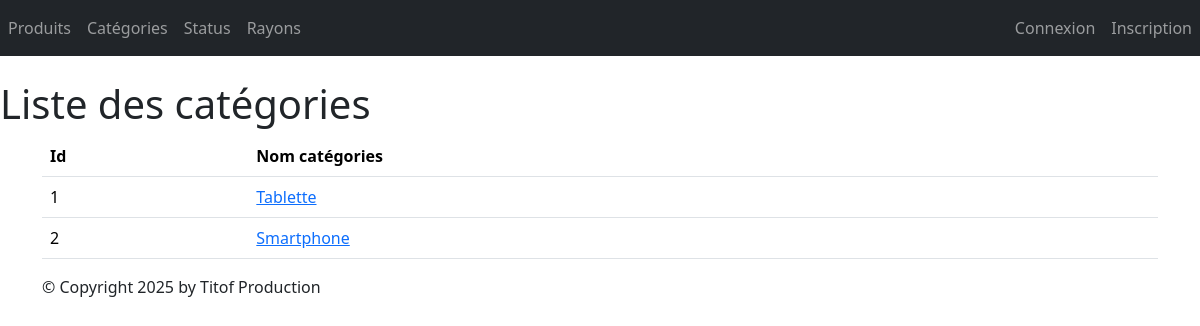
The app's page /monApp/categories/ with its own data.
### monApp/models.py (models this page shows, shortened)
class Categorie(models.Model):
    idCat = models.AutoField(primary_key=True)
    nomCat = models.CharField(max_length=100)

### monApp/views.py (the view)
# urls.py: path("categories/", views.CategorieListView.as_view(), name="lst_cats"),
class CategorieListView(ListView):
    model = Categorie
    template_name = "monApp/list_categories.html"
    context_object_name = "categories"
    def get_queryset(self ) :
        return Categorie.objects.all()
    def get_context_data(self, **kwargs):
        context = super(CategorieListView, self).get_context_data(**kwargs)
        context['titremenu'] = "Liste de mes catégories"
        return context

### monApp/templates/monApp/list_categories.html
{% extends 'monApp/base.html' %}
{% block menu %}
    <h1>Liste des catégories</h1>
{% endblock %}
{% block contenu %}
    <table class="table">
        <thead>
            <th>Id</th>
            <th>Nom catégories</th>
        </thead>
            <tbody>
                {% for categorie in categories %}
                    <tr>
                        <td>{{ categorie.idCat }} </td>
                        <td><a href="{% url 'dtl_cats' categorie.idCat %}">{{ categorie.nomCat }}</a> </td>
                    </tr>
                {% endfor %}
        </tbody>
    </table>
{% endblock %}

### static/styles.css (style rules this page uses)
h1 { color: red }

### records on screen
Categorie: idCat "1", nomCat "Tablette"
Categorie: idCat "2", nomCat "Smartphone"
